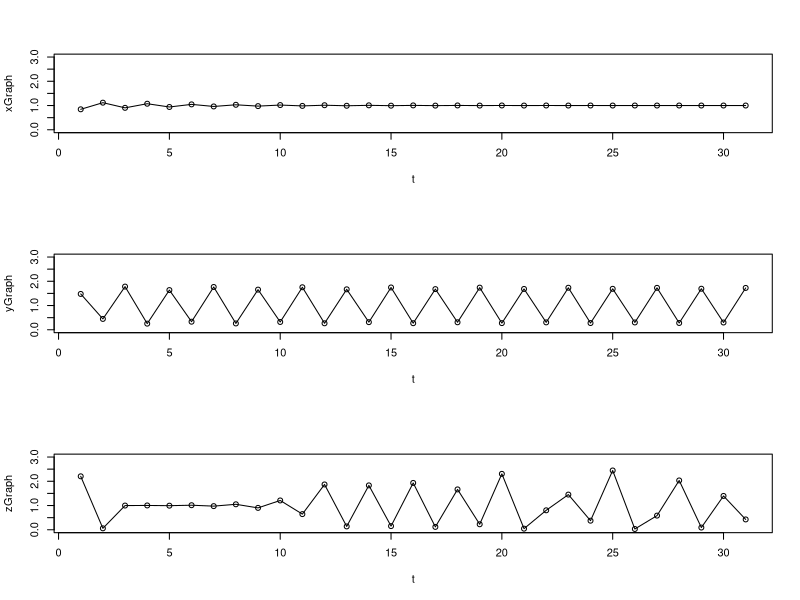

Here is the R script that generated this plot:
# ricker modle xn+1 = xn * exp(r*(1- xn/k)) 

NUM_STEPS = 31


rickerR = function(x1, k, r){

graphPoints = x1

    for(i in 1:NUM_STEPS){
    
      x1 = (x1) * exp(r*(1 - (x1)/k))
      graphPoints[i] = x1
      
    }
    
    return (graphPoints)
    
}

xGraph = rickerR(0.2, 1, 1.8)
yGraph = rickerR(0.2, 1, 2.5)
zGraph = rickerR(0.2, 1, 3.0)
t = 1:31

par(mfrow=c(3,1))
plot(t, xGraph, ylim=c(0,3), type = "o")
plot(t, yGraph, ylim=c(0,3), type = "o")
plot(t, zGraph , ylim=c(0,3), type = "o")




# Justin's way was dumb
# I found a better way
# I think his way is really unintuitive
# I should be referred to as World Class Coder #1
# no, SUPREME WORLD CLASS CODER #1
# yes. I like that.